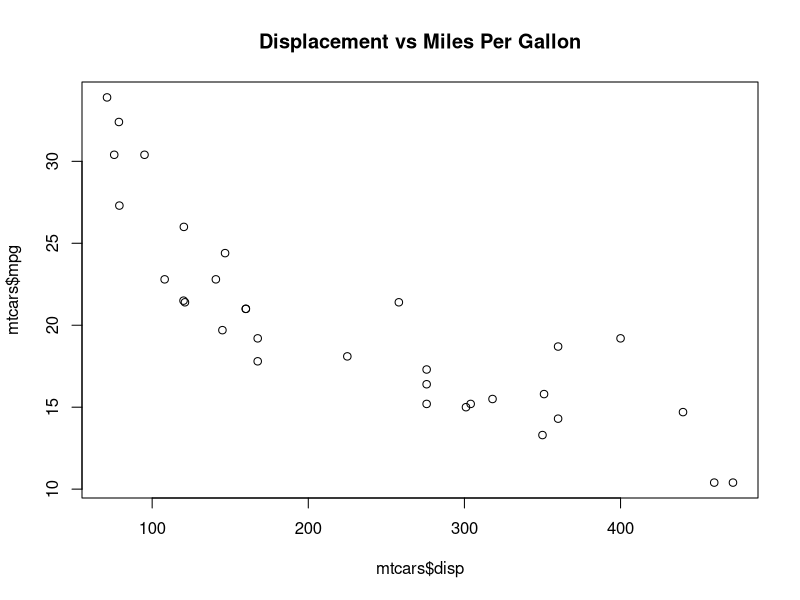
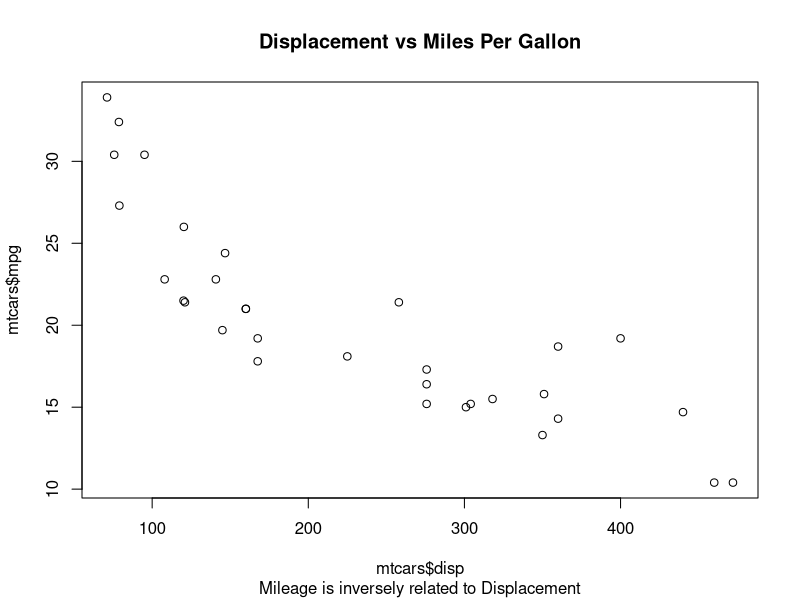
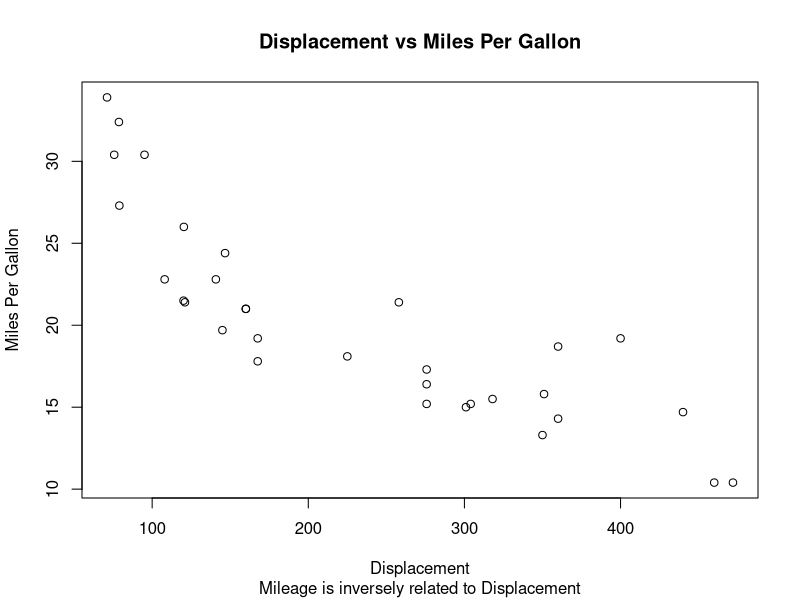
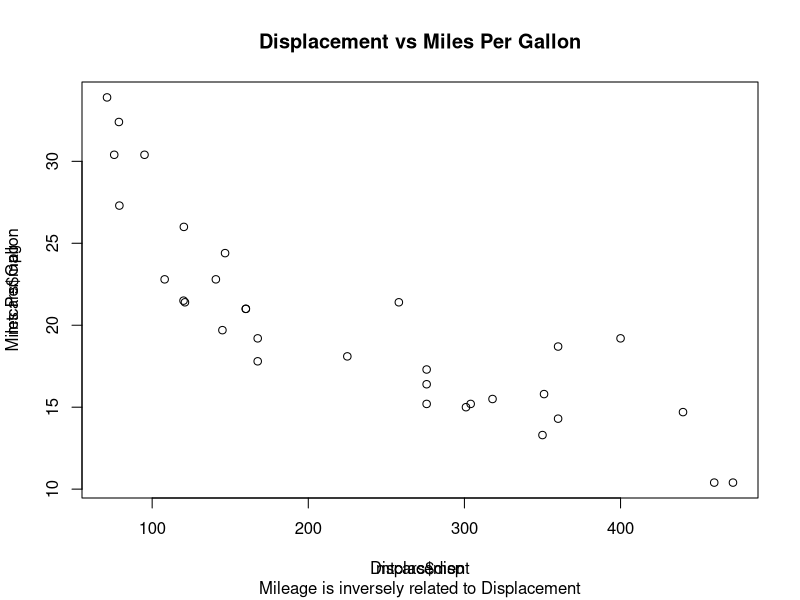
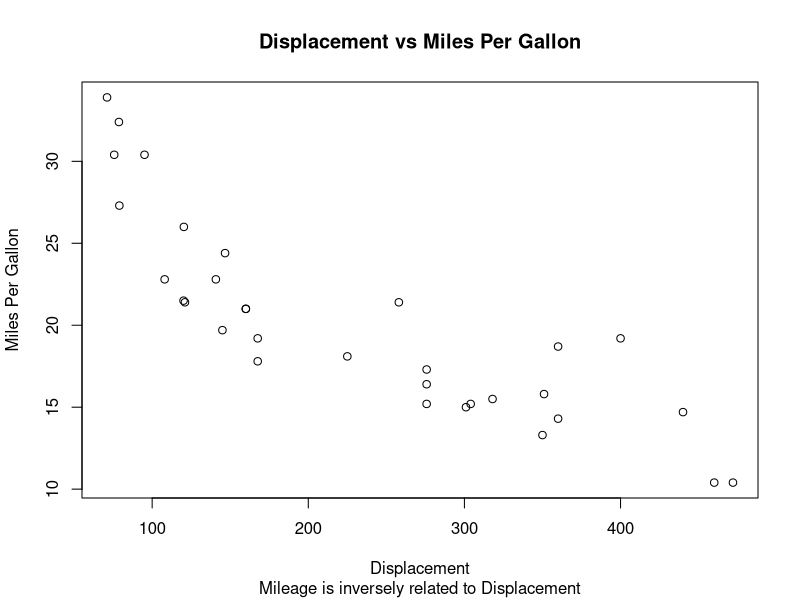
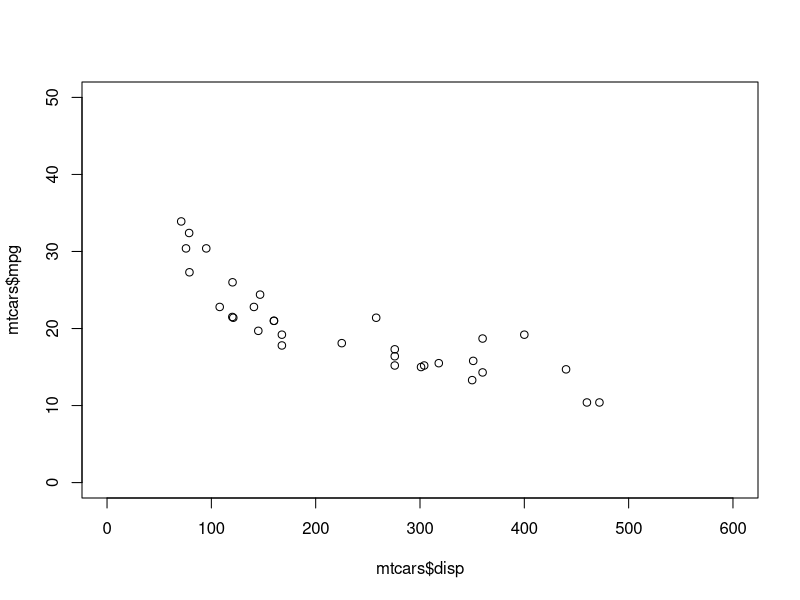

These charts were generated, in order, by the following R code:
## ---- chunk 1
plot(mtcars$disp, mtcars$mpg, 
     main = 'Displacement vs Miles Per Gallon')
## ---- chunk 2
plot(mtcars$disp, mtcars$mpg, 
     main = 'Displacement vs Miles Per Gallon',
     sub = 'Mileage is inversely related to Displacement')
## ---- chunk 3
plot(mtcars$disp, mtcars$mpg, 
     main = 'Displacement vs Miles Per Gallon',
     sub = 'Mileage is inversely related to Displacement',
     xlab = 'Displacement', ylab = 'Miles Per Gallon')
## ---- chunk 4
plot(mtcars$disp, mtcars$mpg) 

title(main = 'Displacement vs Miles Per Gallon',
      sub = 'Mileage is inversely related to Displacement',
      xlab = 'Displacement', ylab = 'Miles Per Gallon')
## ---- chunk 5
plot(mtcars$disp, mtcars$mpg, ann = FALSE) 

title(main = 'Displacement vs Miles Per Gallon',
      sub = 'Mileage is inversely related to Displacement',
      xlab = 'Displacement', ylab = 'Miles Per Gallon')
## ---- chunk 6
plot(mtcars$disp, mtcars$mpg, 
     xlim = c(0, 600), ylim = c(0, 50))
